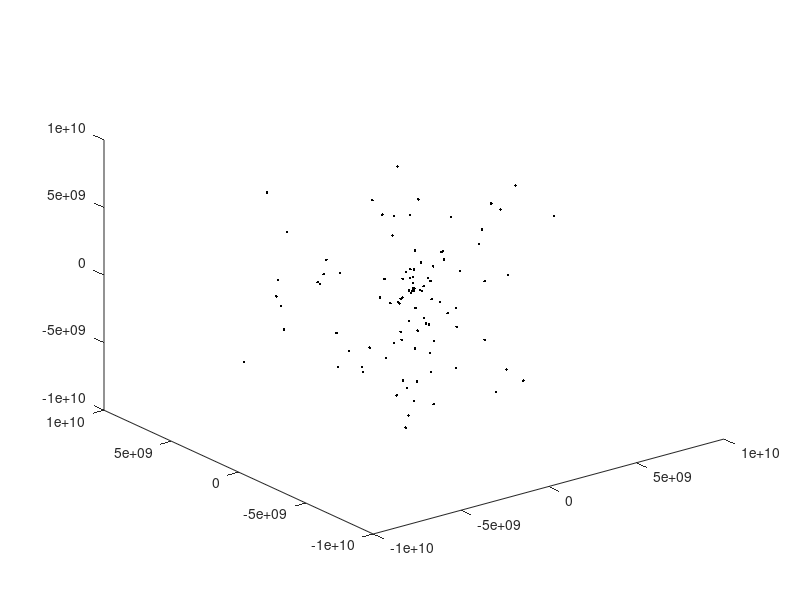

This figure's MATLAB source: (Note: this script raises an error after producing the figure.)
function [fr] = orbit()
%Orbit sim
clf;
% Gravitational constant
G = 6.67384e-7;

massRange = [1e10 1e25]; % kg?
N = 100;
iterations = 10000;
dt = 1000;
cloudRadius = 1e10;
omega = 0.00000; % m/s tangential
minRange =1e9; % Collision detection radius

particles = struct('mass',zeros(N,1),'position',zeros(N,3),'velocity',zeros(N,3),'exists',ones(N,1));

particles = randomizer(particles, massRange, cloudRadius, omega);

plot3(particles.position(:,1),particles.position(:,2),particles.position(:,3),'k.');
figure(1);
axis([-cloudRadius cloudRadius -cloudRadius cloudRadius]);
view(10,+cloudRadius/2);
for j = 1:iterations

    % Update forces/accelerations/velocity/positions
    for n = 1:N
        if particles.exists(n) == 1
            if N~=1
                force = getForce(particles, n, G);
                accel = force/particles.mass(n,1);
                particles.velocity(n,1) = particles.velocity(n,1) + dt * accel(1);
                particles.velocity(n,2) = particles.velocity(n,2) + dt * accel(2);
                particles.velocity(n,3) = particles.velocity(n,3) + dt * accel(3);
            end
            particles.position(n,1) = particles.position(n,1) + dt * particles.velocity(n,1);
            particles.position(n,2) = particles.position(n,2) + dt * particles.velocity(n,2);
            particles.position(n,3) = particles.position(n,3) + dt * particles.velocity(n,3);
        end
    end
    particles = detectCollision(particles, minRange);
    remove = []; count = 1;
    for n = 1:N
      if particles.exists(n,1) == 0
          remove(count,1) = n;
          count = count + 1;
      end
    end

    if ~isempty(remove)
        disp('Removing these particles: ');
        disp(remove);
    end

    x = setdiff(1:length(particles.position(:,1)),remove);
    y = setdiff(1:length(particles.position(:,2)),remove);
    z = setdiff(1:length(particles.position(:,3)),remove);

    position = particles.position;

    particles = rmfield(particles, 'position');

    x = position(x,1);
    y = position(y,2);
    z = position(z,3);

    particles.position = [];
    particles.position(:,1) = x;
    particles.position(:,2) = y;
    particles.position(:,3) = z;

    N = N-length(remove);
    plot3(particles.position(:,1),particles.position(:,2),particles.position(:,3),'k.');
    axis([-cloudRadius cloudRadius -cloudRadius cloudRadius]);
    camproj('perspective')
    grid on;

    getframe(gcf);
end
end

function [force] = getForce(particles, n, G)
% Finds the force on the nth particle from all the other particles
force = 0;
N = length(particles.position(:,1));
for i = 1:N
    if i ~= n
        if particles.exists(n,1) == 1
            r = [particles.position(i,1) - particles.position(n,1)
                particles.position(i,2) - particles.position(n,2)
                particles.position(i,3) - particles.position(n,3)];
            
            dist = sqrt(r(1)^2 + r(2)^2 + r(3)^2);
            
            r = r/dist;
            
            force = force + (G*particles.mass(n)*particles.mass(i)/dist^2)*r;
        end
    end
end


end

function particles = randomizer(parts, massRange, cloudRadius, omega)
N = length(parts.position(:,1));

M = (massRange(2) - massRange(1))*rand(N,1);

theta = pi*rand(N,1);
phi = 2*pi*rand(N,1);
R = cloudRadius*rand(N,1);

x = R.*sin(theta).*cos(phi);
y = R.*sin(theta).*sin(phi);
z = R.*cos(theta);

vx = R.*cos(theta).*sin(phi)*omega;
vy = -R.*cos(theta).*cos(phi)*omega;


parts.position(:,1) = x;
parts.position(:,2) = y;
parts.position(:,3) = z;
parts.velocity(:,1) = vx;
parts.velocity(:,2) = vy;
parts.mass = M;


particles = parts;
end

function [particles] = detectCollision(particles, minRange)
% Detects if particles are close enough to collide
N = length(particles.position(:,1));

if N ~= 1
    for n = 1:N
        if particles.exists(n) == 1
            min_dist = 0;
            this = 0;

            % Find the minimum distance and record which particle it was to
            for i = 1:N
                if i ~= n
                    r = [particles.position(n,1) - particles.position(i,1)
                        particles.position(n,2) - particles.position(i,2)
                        particles.position(n,3) - particles.position(i,3)];
                    dist = [sqrt(r(1)^2 + r(2)^2 + r(3)^2), i];

                    if min_dist == 0
                        % We just started for this particle
                        min_dist = dist;
                        this = i;
                    elseif dist < min_dist
                        min_dist = dist;
                        this = i;
                    end
                end
            end

            % A collision is detected
            if min_dist < minRange
                survivor = this*(particles.mass(this,1) > particles.mass(n,1)) + ...
                    n*(particles.mass(n,1) > particles.mass(this,1));
                dead = n*(particles.mass(this,1) > particles.mass(n,1)) + ...
                    this*(particles.mass(n,1) > particles.mass(this,1));

                % Combine masses
                particles.mass(survivor,1) = particles.mass(survivor,1) + particles.mass(dead,1);
                % Kill it.
                particles.exists(dead,1) = 0;

                % Combine velocity
                vxnew = (particles.velocity(survivor,1)*particles.mass(survivor,1) + particles.velocity(dead,1)*particles.mass(dead,1))/ ...
                        (particles.mass(survivor,1) + particles.mass(dead,1));
                vynew = (particles.velocity(survivor,2)*particles.mass(survivor,1) + particles.velocity(dead,2)*particles.mass(dead,1))/ ...
                        (particles.mass(survivor,1) + particles.mass(dead,1));
                vznew = (particles.velocity(survivor,3)*particles.mass(survivor,1) + particles.velocity(dead,3)*particles.mass(dead,1))/ ...
                        (particles.mass(survivor,1) + particles.mass(dead,1));
                particles.velocity(survivor,:) = [vxnew,vynew,vznew];
            end
        end
    end
end

end